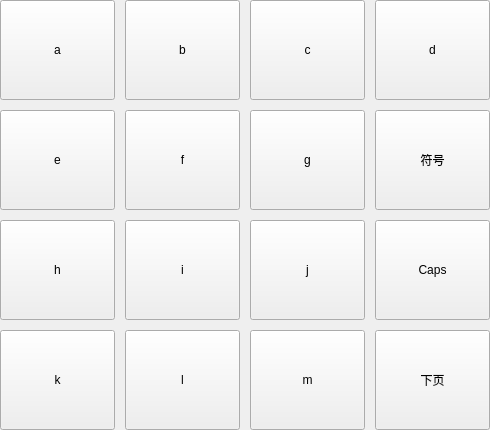
       <widget class="QWidget" name="abc">
        <layout class="QGridLayout" name="gridLayout_2">
         <property name="leftMargin">
          <number>0</number>
         </property>
         <property name="topMargin">
          <number>0</number>
         </property>
         <property name="rightMargin">
          <number>0</number>
         </property>
         <property name="bottomMargin">
          <number>0</number>
         </property>
         <property name="spacing">
          <number>10</number>
         </property>
         <item row="0" column="3">
          <widget class="QPushButton" name="panelButton_d">
           <property name="sizePolicy">
            <sizepolicy hsizetype="Minimum" vsizetype="Minimum">
             <horstretch>0</horstretch>
             <verstretch>0</verstretch>
            </sizepolicy>
           </property>
           <property name="minimumSize">
            <size>
             <width>115</width>
             <height>100</height>
            </size>
           </property>
           <property name="maximumSize">
            <size>
             <width>100</width>
             <height>100</height>
            </size>
           </property>
           <property name="focusPolicy">
            <enum>Qt::NoFocus</enum>
           </property>
           <property name="text">
            <string>d</string>
           </property>
           <property name="keyCode" stdset="0">
            <UInt>100</UInt>
           </property>
          </widget>
         </item>
         <item row="1" column="2">
          <widget class="QPushButton" name="panelButton_g">
           <property name="sizePolicy">
            <sizepolicy hsizetype="Minimum" vsizetype="Minimum">
             <horstretch>0</horstretch>
             <verstretch>0</verstretch>
            </sizepolicy>
           </property>
           <property name="minimumSize">
            <size>
             <width>115</width>
             <height>100</height>
            </size>
           </property>
           <property name="maximumSize">
            <size>
             <width>100</width>
             <height>100</height>
            </size>
           </property>
           <property name="focusPolicy">
            <enum>Qt::NoFocus</enum>
           </property>
           <property name="text">
            <string>g</string>
           </property>
           <property name="keyCode" stdset="0">
            <UInt>103</UInt>
           </property>
          </widget>
         </item>
         <item row="0" column="0">
          <widget class="QPushButton" name="panelButton_a">
           <property name="sizePolicy">
            <sizepolicy hsizetype="Minimum" vsizetype="Minimum">
             <horstretch>0</horstretch>
             <verstretch>0</verstretch>
            </sizepolicy>
           </property>
           <property name="minimumSize">
            <size>
             <width>115</width>
             <height>50</height>
            </size>
           </property>
           <property name="maximumSize">
            <size>
             <width>100</width>
             <height>100</height>
            </size>
           </property>
           <property name="focusPolicy">
            <enum>Qt::NoFocus</enum>
           </property>
           <property name="text">
            <string>a</string>
           </property>
           <property name="keyCode" stdset="0">
            <UInt>97</UInt>
           </property>
          </widget>
         </item>
         <item row="1" column="1">
          <widget class="QPushButton" name="panelButton_f">
           <property name="sizePolicy">
            <sizepolicy hsizetype="Minimum" vsizetype="Minimum">
             <horstretch>0</horstretch>
             <verstretch>0</verstretch>
            </sizepolicy>
           </property>
           <property name="minimumSize">
            <size>
             <width>115</width>
             <height>100</height>
            </size>
           </property>
           <property name="maximumSize">
            <size>
             <width>100</width>
             <height>100</height>
            </size>
           </property>
           <property name="focusPolicy">
            <enum>Qt::NoFocus</enum>
           </property>
           <property name="text">
            <string>f</string>
           </property>
           <property name="keyCode" stdset="0">
            <UInt>102</UInt>
           </property>
          </widget>
         </item>
         <item row="1" column="0">
          <widget class="QPushButton" name="panelButton_e">
           <property name="sizePolicy">
            <sizepolicy hsizetype="Minimum" vsizetype="Minimum">
             <horstretch>0</horstretch>
             <verstretch>0</verstretch>
            </sizepolicy>
           </property>
           <property name="minimumSize">
            <size>
             <width>115</width>
             <height>100</height>
            </size>
           </property>
           <property name="maximumSize">
            <size>
             <width>100</width>
             <height>100</height>
            </size>
           </property>
           <property name="focusPolicy">
            <enum>Qt::NoFocus</enum>
           </property>
           <property name="text">
            <string>e</string>
           </property>
           <property name="keyCode" stdset="0">
            <UInt>101</UInt>
           </property>
          </widget>
         </item>
         <item row="3" column="0">
          <widget class="QPushButton" name="panelButton_k">
           <property name="sizePolicy">
            <sizepolicy hsizetype="Minimum" vsizetype="Minimum">
             <horstretch>0</horstretch>
             <verstretch>0</verstretch>
            </sizepolicy>
           </property>
           <property name="minimumSize">
            <size>
             <width>115</width>
             <height>100</height>
            </size>
           </property>
           <property name="maximumSize">
            <size>
             <width>100</width>
             <height>100</height>
            </size>
           </property>
           <property name="focusPolicy">
            <enum>Qt::NoFocus</enum>
           </property>
           <property name="text">
            <string>k</string>
           </property>
           <property name="keyCode" stdset="0">
            <UInt>107</UInt>
           </property>
          </widget>
         </item>
         <item row="2" column="2">
          <widget class="QPushButton" name="panelButton_j">
           <property name="sizePolicy">
            <sizepolicy hsizetype="Minimum" vsizetype="Minimum">
             <horstretch>0</horstretch>
             <verstretch>0</verstretch>
            </sizepolicy>
           </property>
           <property name="minimumSize">
            <size>
             <width>115</width>
             <height>100</height>
            </size>
           </property>
           <property name="maximumSize">
            <size>
             <width>100</width>
             <height>100</height>
            </size>
           </property>
           <property name="focusPolicy">
            <enum>Qt::NoFocus</enum>
           </property>
           <property name="text">
            <string>j</string>
           </property>
           <property name="keyCode" stdset="0">
            <UInt>106</UInt>
           </property>
          </widget>
         </item>
         <item row="0" column="1">
          <widget class="QPushButton" name="panelButton_b">
           <property name="sizePolicy">
            <sizepolicy hsizetype="Minimum" vsizetype="Minimum">
             <horstretch>0</horstretch>
             <verstretch>0</verstretch>
            </sizepolicy>
           </property>
           <property name="minimumSize">
            <size>
             <width>115</width>
             <height>100</height>
            </size>
           </property>
           <property name="maximumSize">
            <size>
             <width>100</width>
             <height>100</height>
            </size>
           </property>
           <property name="focusPolicy">
            <enum>Qt::NoFocus</enum>
           </property>
           <property name="text">
            <string>b</string>
           </property>
           <property name="keyCode" stdset="0">
            <UInt>98</UInt>
           </property>
          </widget>
         </item>
         <item row="2" column="1">
          <widget class="QPushButton" name="panelButton_i">
           <property name="sizePolicy">
            <sizepolicy hsizetype="Minimum" vsizetype="Minimum">
             <horstretch>0</horstretch>
             <verstretch>0</verstretch>
            </sizepolicy>
           </property>
           <property name="minimumSize">
            <size>
             <width>115</width>
             <height>100</height>
            </size>
           </property>
           <property name="maximumSize">
            <size>
             <width>100</width>
             <height>100</height>
            </size>
           </property>
           <property name="focusPolicy">
            <enum>Qt::NoFocus</enum>
           </property>
           <property name="text">
            <string>i</string>
           </property>
           <property name="keyCode" stdset="0">
            <UInt>105</UInt>
           </property>
          </widget>
         </item>
         <item row="0" column="2">
          <widget class="QPushButton" name="panelButton_c">
           <property name="sizePolicy">
            <sizepolicy hsizetype="Minimum" vsizetype="Minimum">
             <horstretch>0</horstretch>
             <verstretch>0</verstretch>
            </sizepolicy>
           </property>
           <property name="minimumSize">
            <size>
             <width>115</width>
             <height>100</height>
            </size>
           </property>
           <property name="maximumSize">
            <size>
             <width>100</width>
             <height>100</height>
            </size>
           </property>
           <property name="focusPolicy">
            <enum>Qt::NoFocus</enum>
           </property>
           <property name="text">
            <string>c</string>
           </property>
           <property name="keyCode" stdset="0">
            <UInt>99</UInt>
           </property>
          </widget>
         </item>
         <item row="3" column="2">
          <widget class="QPushButton" name="panelButton_m">
           <property name="sizePolicy">
            <sizepolicy hsizetype="Minimum" vsizetype="Minimum">
             <horstretch>0</horstretch>
             <verstretch>0</verstretch>
            </sizepolicy>
           </property>
           <property name="minimumSize">
            <size>
             <width>115</width>
             <height>100</height>
            </size>
           </property>
           <property name="maximumSize">
            <size>
             <width>100</width>
             <height>100</height>
            </size>
           </property>
           <property name="focusPolicy">
            <enum>Qt::NoFocus</enum>
           </property>
           <property name="text">
            <string>m</string>
           </property>
           <property name="keyCode" stdset="0">
            <UInt>109</UInt>
           </property>
          </widget>
         </item>
         <item row="2" column="0">
          <widget class="QPushButton" name="panelButton_h">
           <property name="sizePolicy">
            <sizepolicy hsizetype="Minimum" vsizetype="Minimum">
             <horstretch>0</horstretch>
             <verstretch>0</verstretch>
            </sizepolicy>
           </property>
           <property name="minimumSize">
            <size>
             <width>115</width>
             <height>100</height>
            </size>
           </property>
           <property name="maximumSize">
            <size>
             <width>100</width>
             <height>100</height>
            </size>
           </property>
           <property name="focusPolicy">
            <enum>Qt::NoFocus</enum>
           </property>
           <property name="text">
            <string>h</string>
           </property>
           <property name="keyCode" stdset="0">
            <UInt>104</UInt>
           </property>
          </widget>
         </item>
         <item row="3" column="1">
          <widget class="QPushButton" name="panelButton_l">
           <property name="sizePolicy">
            <sizepolicy hsizetype="Minimum" vsizetype="Minimum">
             <horstretch>0</horstretch>
             <verstretch>0</verstretch>
            </sizepolicy>
           </property>
           <property name="minimumSize">
            <size>
             <width>115</width>
             <height>100</height>
            </size>
           </property>
           <property name="maximumSize">
            <size>
             <width>100</width>
             <height>100</height>
            </size>
           </property>
           <property name="focusPolicy">
            <enum>Qt::NoFocus</enum>
           </property>
           <property name="text">
            <string>l</string>
           </property>
           <property name="keyCode" stdset="0">
            <UInt>108</UInt>
           </property>
          </widget>
         </item>
         <item row="2" column="3">
          <widget class="QPushButton" name="panelButton_Caps1">
           <property name="sizePolicy">
            <sizepolicy hsizetype="Minimum" vsizetype="Minimum">
             <horstretch>0</horstretch>
             <verstretch>0</verstretch>
            </sizepolicy>
           </property>
           <property name="minimumSize">
            <size>
             <width>115</width>
             <height>100</height>
            </size>
           </property>
           <property name="maximumSize">
            <size>
             <width>100</width>
             <height>100</height>
            </size>
           </property>
           <property name="focusPolicy">
            <enum>Qt::NoFocus</enum>
           </property>
           <property name="text">
            <string>Caps</string>
           </property>
          </widget>
         </item>
         <item row="3" column="3">
          <widget class="QPushButton" name="panelButton_abcpgdn">
           <property name="sizePolicy">
            <sizepolicy hsizetype="Minimum" vsizetype="Minimum">
             <horstretch>0</horstretch>
             <verstretch>0</verstretch>
            </sizepolicy>
           </property>
           <property name="minimumSize">
            <size>
             <width>115</width>
             <height>100</height>
            </size>
           </property>
           <property name="maximumSize">
            <size>
             <width>100</width>
             <height>100</height>
            </size>
           </property>
           <property name="focusPolicy">
            <enum>Qt::NoFocus</enum>
           </property>
           <property name="text">
            <string>下页</string>
           </property>
          </widget>
         </item>
         <item row="1" column="3">
          <widget class="QPushButton" name="panelButton_abctomark">
           <property name="sizePolicy">
            <sizepolicy hsizetype="Minimum" vsizetype="Minimum">
             <horstretch>0</horstretch>
             <verstretch>0</verstretch>
            </sizepolicy>
           </property>
           <property name="minimumSize">
            <size>
             <width>115</width>
             <height>100</height>
            </size>
           </property>
           <property name="maximumSize">
            <size>
             <width>100</width>
             <height>100</height>
            </size>
           </property>
           <property name="focusPolicy">
            <enum>Qt::NoFocus</enum>
           </property>
           <property name="text">
            <string>符号</string>
           </property>
          </widget>
         </item>
        </layout>
       </widget>
